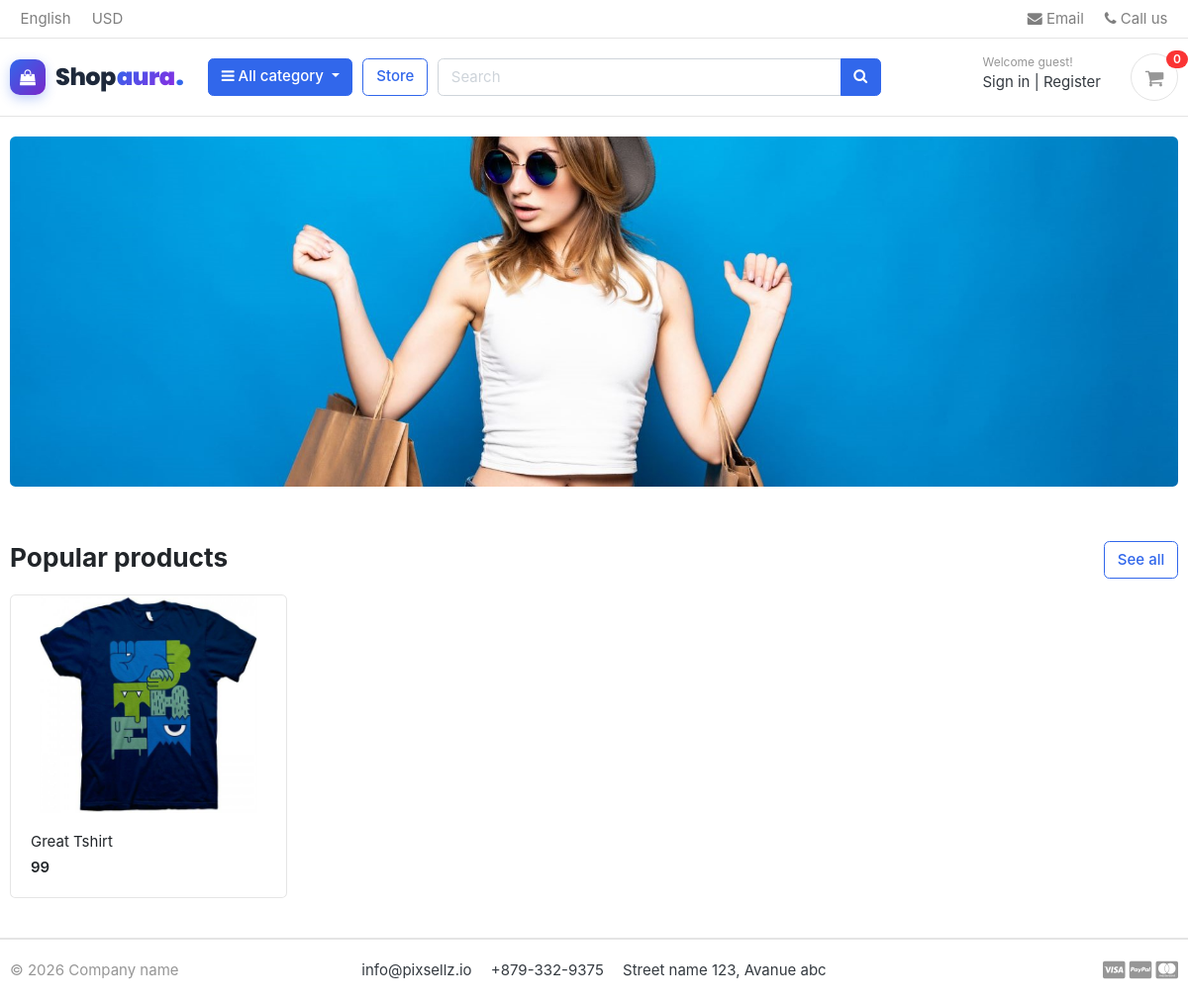
The page / on the database its author committed.
### store/models.py (models this page shows, shortened)
class Product(models.Model):
    product_name = models.CharField(max_length=200, unique=True)
    slug         = models.SlugField(max_length=200, unique=True)
    description  = models.TextField(max_length=500, blank=True)
    price        = models.IntegerField()
    images       = models.ImageField(upload_to='photos/products')
    stock        = models.IntegerField()
    is_available = models.BooleanField(default=True)
    category     = models.ForeignKey(Category, on_delete=models.CASCADE)
    created_date = models.DateTimeField(auto_now_add=True)
    modified_date= models.DateTimeField(auto_now=True)
    def get_url(self):
        return reverse('products_detail', args=[self.category.slug, self.slug])

### shopaura/views.py (the view)
# urls.py: 2. Add a URL to urlpatterns:  path('', views.home, name='home')
def home(request):
    products = Product.objects.all().filter(is_available=True)
    context = {
        'products': products,
    }
    return render(request, 'home.html', context)

### carts/context_processors.py (called while the page is built)
def counter (request):
    cart_count = 0
    if 'admin' in request.path:
        return{}
    else:
        try:
            cart=Cart.objects.filter(cart_id=_cart_id(request))
            if request.user.is_authenticated:
                cart_items=Cartitem.objects.all().filter(user=request.user)
            else:
                cart_items=Cartitem.objects.all().filter(cart=cart[:1])
            for cart_item in cart_items:
                cart_count+=cart_item.quantity
        except Cart.DoesNotExist:
            cart_count=0
    return dict(cart_count=cart_count)

### carts/views.py (called while the page is built)
def _cart_id(request):
    cart = request.session.session_key
    if not cart:
        request.session.create()
        cart = request.session.session_key
    return cart

### category/context_processors.py (called while the page is built)
def menu_links(request):
    links = Category.objects.all()
    return dict(links=links)

### category/models.py (called while the page is built)
    def get_url(self):
        return reverse('products_by_category', args=[self.slug])

### templates/home.html
{% extends 'base.html' %}
{% load static %}
{% block content %}
<section class="section-intro padding-y-sm">
<div class="container">
<div class="intro-banner-wrap">
	<img src="{% static 'images/banners/cover.jpg' %}" class="img-fluid rounded w-100" alt="Cover Banner">
</div>
</div>
</section>
<section class="section-name padding-y-sm">
<div class="container">
<header class="section-heading">
	<a href="{% url 'store' %}" class="btn btn-outline-primary float-right">See all</a>
	<h3 class="section-title">Popular products</h3>
</header>
<div class="row">
	{% for product in products %}
	<div class="col-md-3">
		<div class="card card-product-grid">
			<a href="{{ product.get_url }}" class="img-wrap"> <img src="{{ product.images.url }}"> </a>
			<figcaption class="info-wrap">
				<a href="{{ product.get_url }}" class="title">{{ product.product_name }}</a>
				<div class="price mt-1">{{ product.price }}</div>
			</figcaption>
		</div>
	</div>
	{% endfor %}
</div>
</div>
</section>
{% endblock %}

### shopaura/static/css/ui.css (style rules this page uses)
html { font-family: "Inter", sans-serif; font-size: 15px; }
.img-wrap { text-align: center; display: block; }
.img-wrap img { max-width: 100%; }
.padding-y-sm { padding-top: 20px; padding-bottom: 20px; }
.section-heading { margin-bottom: 20px; margin-top: 15px; }
.section-title { color: #212529; }
[class*=card-product] a.title { color: #212529; display: block; }
[class*=card-product] .img-wrap { overflow: hidden; position: relative; }
[class*=card-product] .img-wrap img { height: 100%; max-width: 100%; width: auto; display: inline-block; -o-object-fit: cover; object-fit: cover; }
.card-product-grid { margin-bottom: 20px; }
.card-product-grid .img-wrap { border-radius: 0.2rem 0.2rem 0 0; height: 220px; }
.card-product-grid .info-wrap { overflow: hidden; padding: 18px 20px; }
.card .img-wrap { overflow: hidden; }
.price { font-weight: 600; color: #212529; }

### rows shown on the page
Product: images (picture), product_name "Great Tshirt", price "99"

### other values the page prints
{{ cart_count }} "0"
